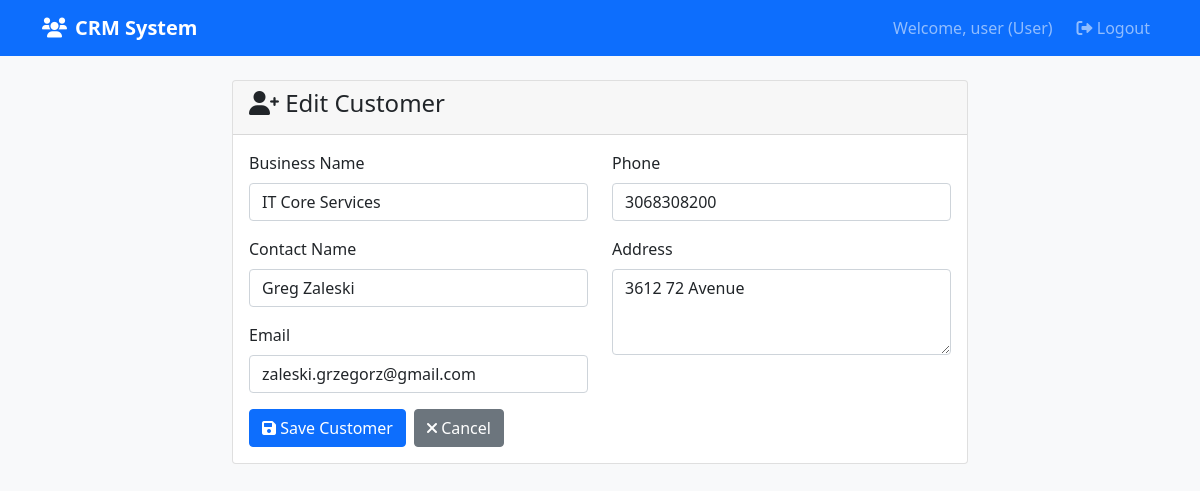
The page /customer/5/edit/ (signed in) on the database its author committed.
### crm/models.py (models this page shows, shortened)
class User(AbstractUser):
    USER_TYPES = (
        ('admin', 'Admin'),
        ('user', 'User'),
        ('viewer', 'Viewer'),
    )
    user_type = models.CharField(max_length=10, choices=USER_TYPES, default='viewer')

class Customer(models.Model):
    business_name = models.CharField(max_length=200)
    contact_name = models.CharField(max_length=100)
    email = models.EmailField()
    phone = models.CharField(max_length=20)
    address = models.TextField()
    created_at = models.DateTimeField(auto_now_add=True)
    updated_at = models.DateTimeField(auto_now=True)
    created_by = models.ForeignKey(User, on_delete=models.CASCADE, related_name='customers_created')
    class Meta:
        ordering = ['-created_at']

### crm/views.py (the view)
# urls.py: path('customer/<int:pk>/edit/', views.customer_edit, name='customer_edit'),
@login_required
def customer_edit(request, pk):
    if request.user.user_type not in ['admin', 'user']:
        return HttpResponseForbidden("You don't have permission to edit customers.")
    customer = get_object_or_404(Customer, pk=pk)
    if request.method == 'POST':
        form = CustomerForm(request.POST, instance=customer)
        if form.is_valid():
            form.save()
            messages.success(request, 'Customer updated successfully!')
            return redirect('customer_detail', pk=customer.pk)
    else:
        form = CustomerForm(instance=customer)
    return render(request, 'crm/customer_form.html', {'form': form, 'title': 'Edit Customer'})

### crm/forms.py
class CustomerForm(forms.ModelForm):
    class Meta:
        model = Customer
        fields = ['business_name', 'contact_name', 'email', 'phone', 'address']
        widgets = {
            'business_name': forms.TextInput(attrs={'class': 'form-control'}),
            'contact_name': forms.TextInput(attrs={'class': 'form-control'}),
            'email': forms.EmailInput(attrs={'class': 'form-control'}),
            'phone': forms.TextInput(attrs={'class': 'form-control'}),
            'address': forms.Textarea(attrs={'class': 'form-control', 'rows': 3}),
        }

### crm/templates/crm/customer_form.html (shortened to what this page needs)
{% extends 'crm/base.html' %}
{% block content %}
<div class="row justify-content-center">
    <div class="col-md-8">
        <div class="card">
            <div class="card-header">
                <h4><i class="fas fa-user-plus"></i> {{ title }}</h4>
            </div>
            <div class="card-body">
                <form method="post">
                    <div class="row">
                        <div class="col-md-6">
                            <div class="mb-3">
                                <label for="{{ form.business_name.id_for_label }}" class="form-label">Business Name</label>
                                {{ form.business_name }}
                            </div>
                            <div class="mb-3">
                                <label for="{{ form.contact_name.id_for_label }}" class="form-label">Contact Name</label>
                                {{ form.contact_name }}
                            </div>
                            <div class="mb-3">
                                <label for="{{ form.email.id_for_label }}" class="form-label">Email</label>
                                {{ form.email }}
                            </div>
                        </div>
                        <div class="col-md-6">
                            <div class="mb-3">
                                <label for="{{ form.phone.id_for_label }}" class="form-label">Phone</label>
                                {{ form.phone }}
                            </div>
                            <div class="mb-3">
                                <label for="{{ form.address.id_for_label }}" class="form-label">Address</label>
                                {{ form.address }}
                            </div>
                        </div>
                    </div>
                    <div class="d-flex gap-2">
                        <button type="submit" class="btn btn-primary">
                            <i class="fas fa-save"></i> Save Customer
                        </button>
                        <a href="{% url 'dashboard' %}" class="btn btn-secondary">
                            <i class="fas fa-times"></i> Cancel
                        </a>
                    </div>
                </form>
            </div>
        </div>
    </div>
</div>
{% endblock %}

### crm/templates/crm/base.html (shortened to what this page needs)
<!DOCTYPE html>
<html lang="en">
<head>
    <link href="https://cdn.jsdelivr.net/npm/bootstrap@5.1.3/dist/css/bootstrap.min.css" rel="stylesheet">
    <link href="https://cdnjs.cloudflare.com/ajax/libs/font-awesome/6.0.0/css/all.min.css" rel="stylesheet">
</head>
<body class="bg-light">
    {% if user.is_authenticated %}
    <nav class="navbar navbar-expand-lg navbar-dark bg-primary">
        <div class="container">
            <a class="navbar-brand" href="{% url 'dashboard' %}">
                <i class="fas fa-users me-2"></i>CRM System
            </a>
            <div class="navbar-nav ms-auto">
                <span class="navbar-text me-3">
                    Welcome, {{ user.username }} ({{ user.user_type|title }})
                </span>
                <a class="nav-link" href="{% url 'logout' %}">
                    <i class="fas fa-sign-out-alt"></i> Logout
                </a>
            </div>
        </div>
    </nav>
    {% endif %}
    <div class="container mt-4">
        {% block content %}
        {% endblock %}
    </div>
</body>
</html>

### crm/templates/crm/base.html (style rules this page uses)
.navbar-brand { font-weight: bold; }

### rows shown on the page
User: username "user", user_type "User"
Customer: business_name "IT Core Services", contact_name "Greg Zaleski", email "zaleski.grzegorz@gmail.com", phone "3068308200", address "3612 72 Avenue"

### other values the page prints
{{ title }} "Edit Customer"
